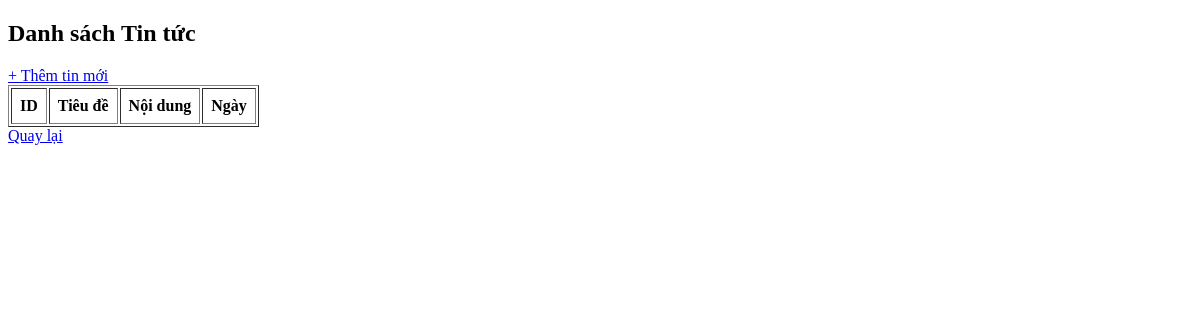
The app's page /admin.php, older data.
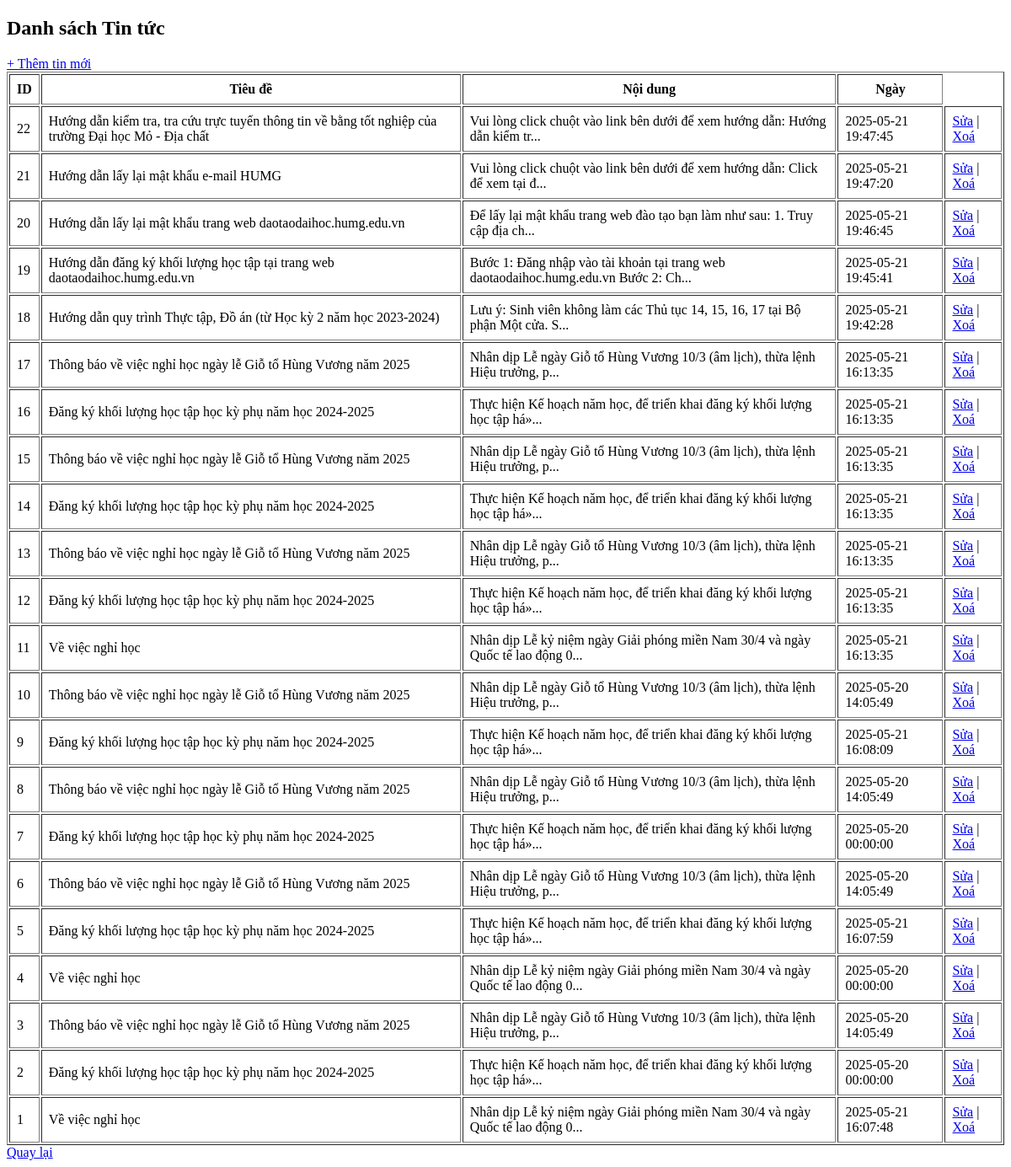
The same page, newer data.
### tables this page shows
CREATE TABLE `tintuc` (
  `NewsID` int(10) NOT NULL,
  `Tieu_de` char(255) NOT NULL,
  `Noi_dung` text NOT NULL,
  `Date` datetime NOT NULL DEFAULT current_timestamp()
);

### admin.php (the view, shortened to what this page needs)
<?php include 'config/connect.php'; ?>
<!DOCTYPE html>
<html>
<head>
</head>
<body>
    <h2>Danh sách Tin tức</h2>
    <a href="them.php">+ Thêm tin mới</a>
    <table border="1" cellpadding="8">
        <tr>
            <th>ID</th>
            <th>Tiêu đề</th>
            <th>Nội dung</th>
            <th>Ngày</th>
        </tr>
        <?php
        $sql = "SELECT * FROM tintuc ORDER BY NewsID DESC";
        $result = $conn->query($sql);
        while ($row = $result->fetch_assoc()):
        ?>
        <tr>
            <td><?= $row['NewsID'] ?></td>
            <td><?= $row['Tieu_de'] ?></td>
            <td><?= substr(strip_tags($row['Noi_dung']), 0, 100) . "..." ?></td>
            <td><?= $row['Date'] ?></td>
            <td>
                <a href="sua.php?id=<?= $row['NewsID'] ?>">Sửa</a> |
                <a href="xoa.php?id=<?= $row['NewsID'] ?>" onclick="return confirm('Xoá tin này?')">Xoá</a>
            </td>
        </tr>
        <?php endwhile; ?>
    </table>
    <a href="index.php">Quay lại</a>
</body>
</html>

Row changes from the older to the newer data that the page shows:
added tintuc: NewsID "22", Tieu_de "Hướng dẫn kiểm tra, tra cứu trực tuyến thông tin về bằng tốt nghiệp của trường Đại học Mỏ - Địa chất", Noi_dung "Vui lòng click chuột vào link bên dưới để xem hướng dẫn: Hướng dẫn kiểm tr", Date "2025-05-21 19:47:45"
added tintuc: NewsID "21", Tieu_de "Hướng dẫn lấy lại mật khẩu e-mail HUMG", Noi_dung "Vui lòng click chuột vào link bên dưới để xem hướng dẫn: Click để xem tại đ", Date "2025-05-21 19:47:20"
added tintuc: NewsID "20", Tieu_de "Hướng dẫn lấy lại mật khẩu trang web daotaodaihoc.humg.edu.vn", Noi_dung "Để lấy lại mật khẩu trang web đào tạo bạn làm như sau: 1. Truy cập địa ch", Date "2025-05-21 19:46:45"
added tintuc: NewsID "19", Tieu_de "Hướng dẫn đăng ký khối lượng học tập tại trang web daotaodaihoc.humg.edu.vn", Noi_dung "Bước 1: Đăng nhập vào tài khoản tại trang web daotaodaihoc.humg.edu.vn Bước 2: Ch", Date "2025-05-21 19:45:41"
added tintuc: NewsID "18", Tieu_de "Hướng dẫn quy trình Thực tập, Đồ án (từ Học kỳ 2 năm học 2023-2024)", Noi_dung "Lưu ý: Sinh viên không làm các Thủ tục 14, 15, 16, 17 tại Bộ phận Một cửa. S", Date "2025-05-21 19:42:28"
added tintuc: NewsID "17", Tieu_de "Thông báo về việc nghỉ học ngày lễ Giỗ tổ Hùng Vương năm 2025", Noi_dung "Nhân dịp Lễ ngày Giỗ tổ Hùng Vương 10/3 (âm lịch), thừa lệnh Hiệu trưởng, p", Date "2025-05-21 16:13:35"
added tintuc: NewsID "16", Tieu_de "Đăng ký khối lượng học tập học kỳ phụ năm học 2024-2025", Noi_dung "Thực hiện Kế hoạch năm học, để triển khai đăng ký khối lượng học tập há»", Date "2025-05-21 16:13:35"
added tintuc: NewsID "15", Tieu_de "Thông báo về việc nghỉ học ngày lễ Giỗ tổ Hùng Vương năm 2025", Noi_dung "Nhân dịp Lễ ngày Giỗ tổ Hùng Vương 10/3 (âm lịch), thừa lệnh Hiệu trưởng, p", Date "2025-05-21 16:13:35"
added tintuc: NewsID "14", Tieu_de "Đăng ký khối lượng học tập học kỳ phụ năm học 2024-2025", Noi_dung "Thực hiện Kế hoạch năm học, để triển khai đăng ký khối lượng học tập há»", Date "2025-05-21 16:13:35"
added tintuc: NewsID "13", Tieu_de "Thông báo về việc nghỉ học ngày lễ Giỗ tổ Hùng Vương năm 2025", Noi_dung "Nhân dịp Lễ ngày Giỗ tổ Hùng Vương 10/3 (âm lịch), thừa lệnh Hiệu trưởng, p", Date "2025-05-21 16:13:35"
added tintuc: NewsID "12", Tieu_de "Đăng ký khối lượng học tập học kỳ phụ năm học 2024-2025", Noi_dung "Thực hiện Kế hoạch năm học, để triển khai đăng ký khối lượng học tập há»", Date "2025-05-21 16:13:35"
added tintuc: NewsID "11", Tieu_de "Về việc nghỉ học", Noi_dung "Nhân dịp Lễ kỷ niệm ngày Giải phóng miền Nam 30/4 và ngày Quốc tế lao động 0", Date "2025-05-21 16:13:35"
added tintuc: NewsID "10", Tieu_de "Thông báo về việc nghỉ học ngày lễ Giỗ tổ Hùng Vương năm 2025", Noi_dung "Nhân dịp Lễ ngày Giỗ tổ Hùng Vương 10/3 (âm lịch), thừa lệnh Hiệu trưởng, p", Date "2025-05-20 14:05:49"
added tintuc: NewsID "9", Tieu_de "Đăng ký khối lượng học tập học kỳ phụ năm học 2024-2025", Noi_dung "Thực hiện Kế hoạch năm học, để triển khai đăng ký khối lượng học tập há»", Date "2025-05-21 16:08:09"
added tintuc: NewsID "8", Tieu_de "Thông báo về việc nghỉ học ngày lễ Giỗ tổ Hùng Vương năm 2025", Noi_dung "Nhân dịp Lễ ngày Giỗ tổ Hùng Vương 10/3 (âm lịch), thừa lệnh Hiệu trưởng, p", Date "2025-05-20 14:05:49"
added tintuc: NewsID "7", Tieu_de "Đăng ký khối lượng học tập học kỳ phụ năm học 2024-2025", Noi_dung "Thực hiện Kế hoạch năm học, để triển khai đăng ký khối lượng học tập há»", Date "2025-05-20 00:00:00"
added tintuc: NewsID "6", Tieu_de "Thông báo về việc nghỉ học ngày lễ Giỗ tổ Hùng Vương năm 2025", Noi_dung "Nhân dịp Lễ ngày Giỗ tổ Hùng Vương 10/3 (âm lịch), thừa lệnh Hiệu trưởng, p", Date "2025-05-20 14:05:49"
added tintuc: NewsID "5", Tieu_de "Đăng ký khối lượng học tập học kỳ phụ năm học 2024-2025", Noi_dung "Thực hiện Kế hoạch năm học, để triển khai đăng ký khối lượng học tập há»", Date "2025-05-21 16:07:59"
added tintuc: NewsID "4", Tieu_de "Về việc nghỉ học", Noi_dung "Nhân dịp Lễ kỷ niệm ngày Giải phóng miền Nam 30/4 và ngày Quốc tế lao động 0", Date "2025-05-20 00:00:00"
added tintuc: NewsID "3", Tieu_de "Thông báo về việc nghỉ học ngày lễ Giỗ tổ Hùng Vương năm 2025", Noi_dung "Nhân dịp Lễ ngày Giỗ tổ Hùng Vương 10/3 (âm lịch), thừa lệnh Hiệu trưởng, p", Date "2025-05-20 14:05:49"
added tintuc: NewsID "2", Tieu_de "Đăng ký khối lượng học tập học kỳ phụ năm học 2024-2025", Noi_dung "Thực hiện Kế hoạch năm học, để triển khai đăng ký khối lượng học tập há»", Date "2025-05-20 00:00:00"
added tintuc: NewsID "1", Tieu_de "Về việc nghỉ học", Noi_dung "Nhân dịp Lễ kỷ niệm ngày Giải phóng miền Nam 30/4 và ngày Quốc tế lao động 0", Date "2025-05-21 16:07:48"
